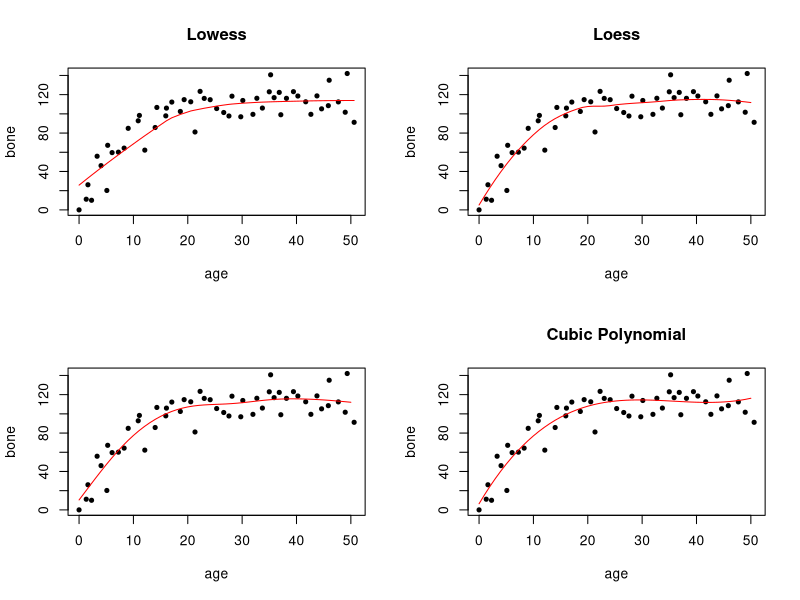

Generate this figure with R:
#Fitting a non-parametric curve through a scatterplot

data <- read.table("jaws.txt", header = TRUE)
attach(data)
names(data)
# Presentation of graphics (mfrow) means multiple frames by row
par(mfrow = c(1,1)) #default
par(mfrow = c(1,2)) # 2 plots on a single screen
par(mfrow = c(2,2)) # 4 panel of plots on a single screen
par(mfrow = c(2,2))


## LOWESS
plot(age, bone, pch = 20, main = "Lowess")
lines(lowess(age,bone), col = "red")
# It is a reasonable fit overall, but a poor descriptor of the jaw size for the lowest five ages.

## LOESS ##
# which is a model-fitting function.We use the fitted model to predict the jaw sizes:
plot(age, bone, pch = 20, main = "Loess")
model <- loess(bone~age)
xv<- 0:50
yv<-predict(model, data.frame(age = xv))
lines(xv, yv, col = "red")


#GENERALIZED ADDITIVE MODEL
#install.packages("mgcv")
library(mgcv)
plot(age, bone, pch = 20)
model<- gam(bone ~s(age))
yv <- predict(model, list(age = xv))
lines(xv, yv, col = "red")

## POLYNOMIAL ###
plot(age, bone, pch = 20, main = "Cubic Polynomial")
model <- lm(bone ~ age + I(age^2) + I(age^3))
yv = predict(model, list(age = xv))
lines(xv, yv, col = "red")

